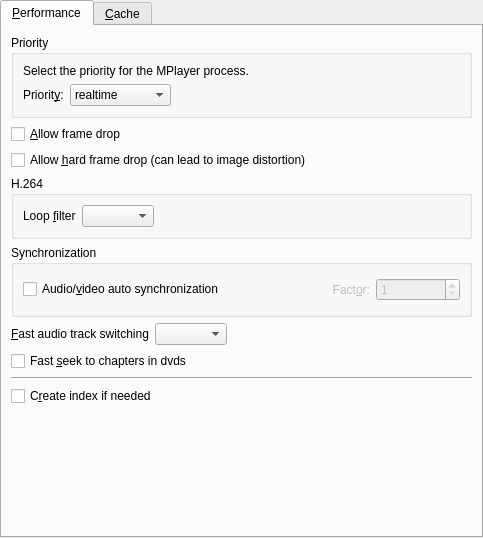
<ui version="4.0" >
 <class>PrefPerformance</class>
 <widget class="QWidget" name="PrefPerformance" >
  <property name="geometry" >
   <rect>
    <x>0</x>
    <y>0</y>
    <width>483</width>
    <height>538</height>
   </rect>
  </property>
  <property name="windowIcon" >
   <iconset/>
  </property>
  <layout class="QVBoxLayout" >
   <property name="margin" >
    <number>0</number>
   </property>
   <property name="spacing" >
    <number>0</number>
   </property>
   <item>
    <widget class="QTabWidget" name="tabWidget" >
     <property name="currentIndex" >
      <number>0</number>
     </property>
     <widget class="QWidget" name="tab" >
      <attribute name="title" >
       <string>&amp;Performance</string>
      </attribute>
      <layout class="QVBoxLayout" >
       <property name="margin" >
        <number>9</number>
       </property>
       <property name="spacing" >
        <number>6</number>
       </property>
       <item>
        <widget class="QGroupBox" name="priority_group" >
         <property name="title" >
          <string>Priority</string>
         </property>
         <layout class="QVBoxLayout" >
          <property name="margin" >
           <number>9</number>
          </property>
          <property name="spacing" >
           <number>6</number>
          </property>
          <item>
           <widget class="QLabel" name="priority_intro_label" >
            <property name="text" >
             <string>Select the priority for the MPlayer process.</string>
            </property>
            <property name="wordWrap" >
             <bool>false</bool>
            </property>
           </widget>
          </item>
          <item>
           <layout class="QHBoxLayout" >
            <property name="margin" >
             <number>0</number>
            </property>
            <property name="spacing" >
             <number>6</number>
            </property>
            <item>
             <widget class="QLabel" name="priority_label" >
              <property name="text" >
               <string>Priorit&amp;y:</string>
              </property>
              <property name="wordWrap" >
               <bool>false</bool>
              </property>
              <property name="buddy" >
               <cstring>priority_combo</cstring>
              </property>
             </widget>
            </item>
            <item>
             <widget class="QComboBox" name="priority_combo" >
              <item>
               <property name="text" >
                <string>realtime</string>
               </property>
              </item>
              <item>
               <property name="text" >
                <string>high</string>
               </property>
              </item>
              <item>
               <property name="text" >
                <string>abovenormal</string>
               </property>
              </item>
              <item>
               <property name="text" >
                <string>normal</string>
               </property>
              </item>
              <item>
               <property name="text" >
                <string>belownormal</string>
               </property>
              </item>
              <item>
               <property name="text" >
                <string>idle</string>
               </property>
              </item>
             </widget>
            </item>
            <item>
             <spacer>
              <property name="orientation" >
               <enum>Qt::Horizontal</enum>
              </property>
              <property name="sizeType" >
               <enum>QSizePolicy::Expanding</enum>
              </property>
              <property name="sizeHint" >
               <size>
                <width>201</width>
                <height>21</height>
               </size>
              </property>
             </spacer>
            </item>
           </layout>
          </item>
         </layout>
        </widget>
       </item>
       <item>
        <widget class="QCheckBox" name="framedrop_check" >
         <property name="text" >
          <string>&amp;Allow frame drop</string>
         </property>
        </widget>
       </item>
       <item>
        <widget class="QCheckBox" name="hardframedrop_check" >
         <property name="text" >
          <string>Allow &amp;hard frame drop (can lead to image distortion)</string>
         </property>
        </widget>
       </item>
       <item>
        <widget class="QGroupBox" name="groupBox" >
         <property name="title" >
          <string>H.264</string>
         </property>
         <layout class="QHBoxLayout" >
          <property name="margin" >
           <number>9</number>
          </property>
          <property name="spacing" >
           <number>6</number>
          </property>
          <item>
           <widget class="QLabel" name="label_8" >
            <property name="text" >
             <string>Loop &amp;filter</string>
            </property>
            <property name="buddy" >
             <cstring>loopfilter_combo</cstring>
            </property>
           </widget>
          </item>
          <item>
           <widget class="QComboBox" name="loopfilter_combo" />
          </item>
          <item>
           <spacer>
            <property name="orientation" >
             <enum>Qt::Horizontal</enum>
            </property>
            <property name="sizeHint" >
             <size>
              <width>40</width>
              <height>20</height>
             </size>
            </property>
           </spacer>
          </item>
         </layout>
        </widget>
       </item>
       <item>
        <widget class="QGroupBox" name="groupBox_3" >
         <property name="title" >
          <string>Synchronization</string>
         </property>
         <layout class="QHBoxLayout" >
          <property name="margin" >
           <number>9</number>
          </property>
          <property name="spacing" >
           <number>6</number>
          </property>
          <item>
           <widget class="QCheckBox" name="autosync_check" >
            <property name="text" >
             <string>Audio/&amp;video auto synchronization</string>
            </property>
           </widget>
          </item>
          <item>
           <layout class="QHBoxLayout" >
            <property name="margin" >
             <number>0</number>
            </property>
            <property name="spacing" >
             <number>6</number>
            </property>
            <item>
             <spacer>
              <property name="orientation" >
               <enum>Qt::Horizontal</enum>
              </property>
              <property name="sizeType" >
               <enum>QSizePolicy::Preferred</enum>
              </property>
              <property name="sizeHint" >
               <size>
                <width>40</width>
                <height>31</height>
               </size>
              </property>
             </spacer>
            </item>
            <item>
             <widget class="QLabel" name="factor_label" >
              <property name="enabled" >
               <bool>false</bool>
              </property>
              <property name="text" >
               <string>Fact&amp;or:</string>
              </property>
              <property name="alignment" >
               <set>Qt::AlignRight|Qt::AlignTrailing|Qt::AlignVCenter</set>
              </property>
              <property name="wordWrap" >
               <bool>false</bool>
              </property>
              <property name="buddy" >
               <cstring>autosync_spin</cstring>
              </property>
             </widget>
            </item>
            <item>
             <widget class="QSpinBox" name="autosync_spin" >
              <property name="enabled" >
               <bool>false</bool>
              </property>
              <property name="maximum" >
               <number>1000</number>
              </property>
              <property name="minimum" >
               <number>1</number>
              </property>
             </widget>
            </item>
           </layout>
          </item>
         </layout>
        </widget>
       </item>
       <item>
        <layout class="QHBoxLayout" >
         <property name="margin" >
          <number>0</number>
         </property>
         <property name="spacing" >
          <number>6</number>
         </property>
         <item>
          <widget class="QLabel" name="label" >
           <property name="text" >
            <string>&amp;Fast audio track switching</string>
           </property>
           <property name="buddy" >
            <cstring>fast_audio_combo</cstring>
           </property>
          </widget>
         </item>
         <item>
          <widget class="TristateCombo" name="fast_audio_combo" />
         </item>
         <item>
          <spacer>
           <property name="orientation" >
            <enum>Qt::Horizontal</enum>
           </property>
           <property name="sizeHint" >
            <size>
             <width>40</width>
             <height>20</height>
            </size>
           </property>
          </spacer>
         </item>
        </layout>
       </item>
       <item>
        <widget class="QCheckBox" name="fast_chapter_check" >
         <property name="text" >
          <string>Fast &amp;seek to chapters in dvds</string>
         </property>
        </widget>
       </item>
       <item>
        <widget class="Line" name="line" >
         <property name="orientation" >
          <enum>Qt::Horizontal</enum>
         </property>
        </widget>
       </item>
       <item>
        <widget class="QCheckBox" name="idx_check" >
         <property name="text" >
          <string>C&amp;reate index if needed</string>
         </property>
        </widget>
       </item>
       <item>
        <spacer>
         <property name="orientation" >
          <enum>Qt::Vertical</enum>
         </property>
         <property name="sizeHint" >
          <size>
           <width>20</width>
           <height>40</height>
          </size>
         </property>
        </spacer>
       </item>
      </layout>
     </widget>
     <widget class="QWidget" name="tab_2" >
      <attribute name="title" >
       <string>&amp;Cache</string>
      </attribute>
      <layout class="QGridLayout" >
       <property name="margin" >
        <number>9</number>
       </property>
       <property name="spacing" >
        <number>6</number>
       </property>
       <item row="3" column="3" >
        <spacer>
         <property name="orientation" >
          <enum>Qt::Horizontal</enum>
         </property>
         <property name="sizeHint" >
          <size>
           <width>211</width>
           <height>27</height>
          </size>
         </property>
        </spacer>
       </item>
       <item row="3" column="2" >
        <widget class="QLabel" name="label_7" >
         <property name="text" >
          <string>KB</string>
         </property>
        </widget>
       </item>
       <item row="2" column="2" >
        <widget class="QLabel" name="label_5" >
         <property name="text" >
          <string>KB</string>
         </property>
        </widget>
       </item>
       <item row="3" column="1" >
        <widget class="QSpinBox" name="cache_dvds_spin" >
         <property name="maximum" >
          <number>10000</number>
         </property>
        </widget>
       </item>
       <item row="3" column="0" >
        <widget class="QLabel" name="label_6" >
         <property name="text" >
          <string>Cache for &amp;DVDs:</string>
         </property>
         <property name="buddy" >
          <cstring>cache_dvds_spin</cstring>
         </property>
        </widget>
       </item>
       <item row="0" column="0" colspan="4" >
        <widget class="QLabel" name="textLabel1_12" >
         <property name="text" >
          <string>Setting a cache may improve performance on slow media</string>
         </property>
         <property name="wordWrap" >
          <bool>false</bool>
         </property>
        </widget>
       </item>
       <item row="1" column="0" >
        <widget class="QLabel" name="label_2" >
         <property name="text" >
          <string>Cache for &amp;local files:</string>
         </property>
         <property name="buddy" >
          <cstring>cache_files_spin</cstring>
         </property>
        </widget>
       </item>
       <item row="2" column="0" >
        <widget class="QLabel" name="label_4" >
         <property name="text" >
          <string>Cache for &amp;streams:</string>
         </property>
         <property name="buddy" >
          <cstring>cache_streams_spin</cstring>
         </property>
        </widget>
       </item>
       <item row="2" column="3" >
        <spacer>
         <property name="orientation" >
          <enum>Qt::Horizontal</enum>
         </property>
         <property name="sizeHint" >
          <size>
           <width>211</width>
           <height>27</height>
          </size>
         </property>
        </spacer>
       </item>
       <item row="1" column="3" >
        <spacer>
         <property name="orientation" >
          <enum>Qt::Horizontal</enum>
         </property>
         <property name="sizeHint" >
          <size>
           <width>211</width>
           <height>20</height>
          </size>
         </property>
        </spacer>
       </item>
       <item row="1" column="2" >
        <widget class="QLabel" name="label_3" >
         <property name="text" >
          <string>KB</string>
         </property>
        </widget>
       </item>
       <item row="4" column="2" >
        <spacer>
         <property name="orientation" >
          <enum>Qt::Vertical</enum>
         </property>
         <property name="sizeHint" >
          <size>
           <width>20</width>
           <height>351</height>
          </size>
         </property>
        </spacer>
       </item>
       <item row="1" column="1" >
        <widget class="QSpinBox" name="cache_files_spin" >
         <property name="maximum" >
          <number>10000</number>
         </property>
        </widget>
       </item>
       <item row="2" column="1" >
        <widget class="QSpinBox" name="cache_streams_spin" >
         <property name="maximum" >
          <number>10000</number>
         </property>
        </widget>
       </item>
      </layout>
     </widget>
    </widget>
   </item>
  </layout>
 </widget>
 <customwidgets>
  <customwidget>
   <class>TristateCombo</class>
   <extends>QComboBox</extends>
   <header>tristatecombo.h</header>
  </customwidget>
 </customwidgets>
 <tabstops>
  <tabstop>tabWidget</tabstop>
  <tabstop>priority_combo</tabstop>
  <tabstop>framedrop_check</tabstop>
  <tabstop>hardframedrop_check</tabstop>
  <tabstop>autosync_check</tabstop>
  <tabstop>autosync_spin</tabstop>
  <tabstop>fast_chapter_check</tabstop>
 </tabstops>
 <resources/>
 <connections>
  <connection>
   <sender>autosync_check</sender>
   <signal>toggled(bool)</signal>
   <receiver>factor_label</receiver>
   <slot>setEnabled(bool)</slot>
   <hints>
    <hint type="sourcelabel" >
     <x>270</x>
     <y>381</y>
    </hint>
    <hint type="destinationlabel" >
     <x>90</x>
     <y>416</y>
    </hint>
   </hints>
  </connection>
  <connection>
   <sender>autosync_check</sender>
   <signal>toggled(bool)</signal>
   <receiver>autosync_spin</receiver>
   <slot>setEnabled(bool)</slot>
   <hints>
    <hint type="sourcelabel" >
     <x>270</x>
     <y>381</y>
    </hint>
    <hint type="destinationlabel" >
     <x>147</x>
     <y>416</y>
    </hint>
   </hints>
  </connection>
 </connections>
</ui>
